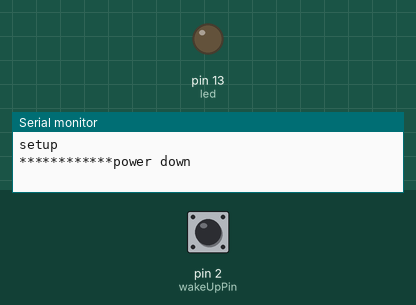
Recording of a sketch running on a simulated Arduino Uno, built with avr-gcc and run on an emulated ATmega328P. On the bench: output pins drawn as LEDs (lit = HIGH), the last lines printed to the serial monitor. Inputs (shaded band) come from the test bench; at power-on: pin 2 (wakeUpPin) LOW.

Above: at 1.2 s.
1.3 s: pin 2 (wakeUpPin) pulled HIGH for 0.15 s
2.9 s: pin 2 (wakeUpPin) pulled HIGH for 1 s
6.9 s: pin 2 (wakeUpPin) pulled HIGH for 0.15 s
At 8.4 s:
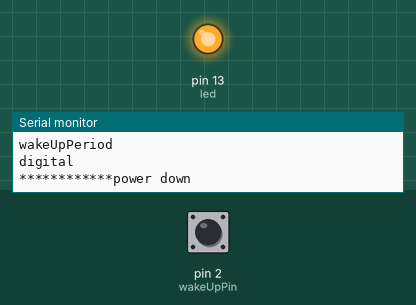
Timing chart, 0 to 9.9 s (numbered marks = the images above; inputs shaded):
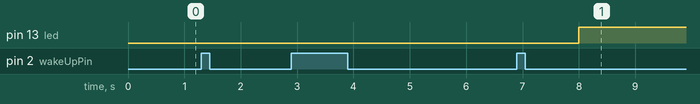

Measured:
- after the input at 6.9 s, pin 13 (led): LOW → HIGH after 1.1 s

The sketch:

hall_low_power.ino
```cpp
// **** INCLUDES *****
#include <LowPower.h>

int led = 13;//LED pin
// Use pin 2 as wake up pin
const int wakeUpPin = 2;
//
volatile byte state = LOW;
volatile String message = "ok";

void wakeUpInt()
{
    // Just a handler for the pin interrupt.
    // Ici on modifie le flag pour dire qu'une interruption a eu lieu ->
    message = "alerte";
    Serial.print("Int\n");
    state = !state;
}

void wakeUpPeriod()
{
    // Ici on envoie le message via sigfox, que ce soit ok ou alerte.
    Serial.print("wakeUpPeriod\n");
}

void setup()
{
    Serial.begin(9600);
    Serial.print("setup\n");
    pinMode(led, OUTPUT); //set LED pin as output

    // Configure wake up pin as input.
    // This will consumes few uA of current.
    pinMode(wakeUpPin, INPUT);
}

void loop()
{
    // Allow wake up pin to trigger interrupt on low.
    attachInterrupt(0, wakeUpInt, RISING);

    // Enter power down state with ADC and BOD module disabled.
    // Wake up when wake up pin is low.
    Serial.print("************power down\n");
    LowPower.powerDown(SLEEP_8S, ADC_OFF, BOD_OFF);

    // Disable external pin interrupt on wake up pin.
    detachInterrupt(0);

    // Do something here
    // Example: Read sensor, data logging, data transmission.
    wakeUpPeriod();

    //Écrire l'état du flag sur la LED pour tester
    digitalWrite(led, state);
    Serial.print("digital\n");
    delay(1);
}
```
